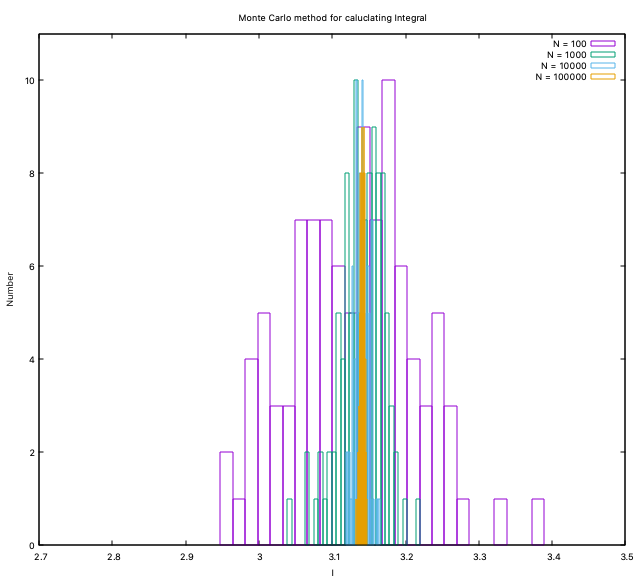

Generate this figure with gnuplot:
set title 'Monte Carlo method for caluclating Integral'
set xlabel 'I'
set ylabel 'Number'
set autoscale
set xrange[2.7:3.5]
#set yrange[0:11]
plot 'report4-3-2.dat' index 0 u 2:3 title 'N = 100' with boxes, 'report4-3-2.dat' index 1 u 2:3 title 'N = 1000' with boxes, 'report4-3-2.dat' index 2 u 2:3 title 'N = 10000' with boxes, 'report4-3-2.dat' index 3 u 2:3 title 'N = 100000' with boxes
